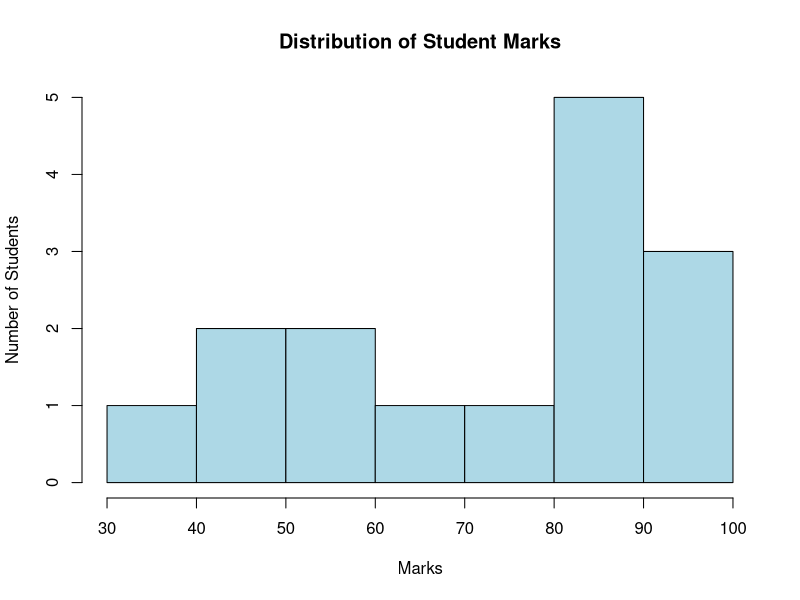
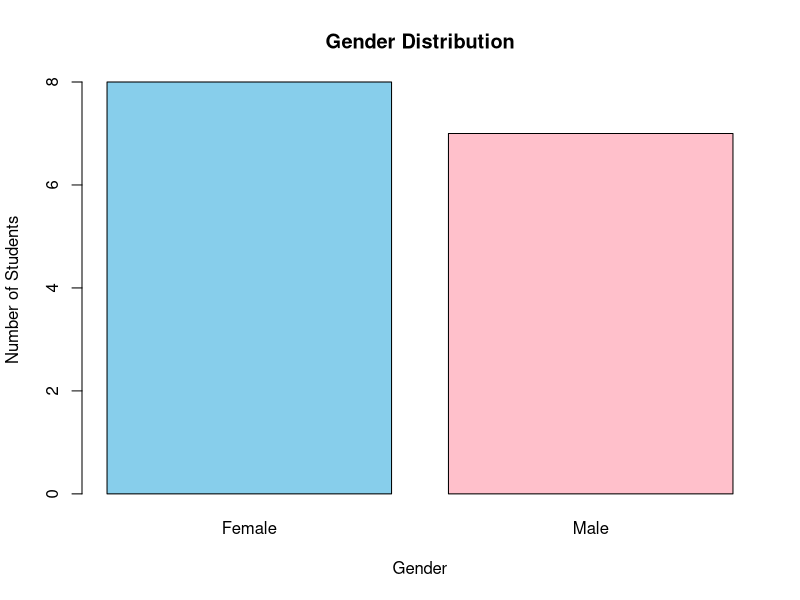
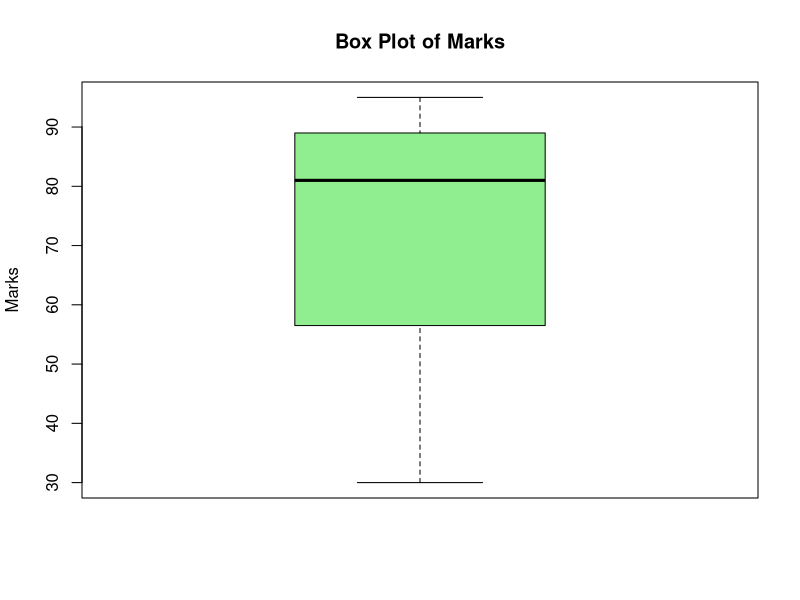
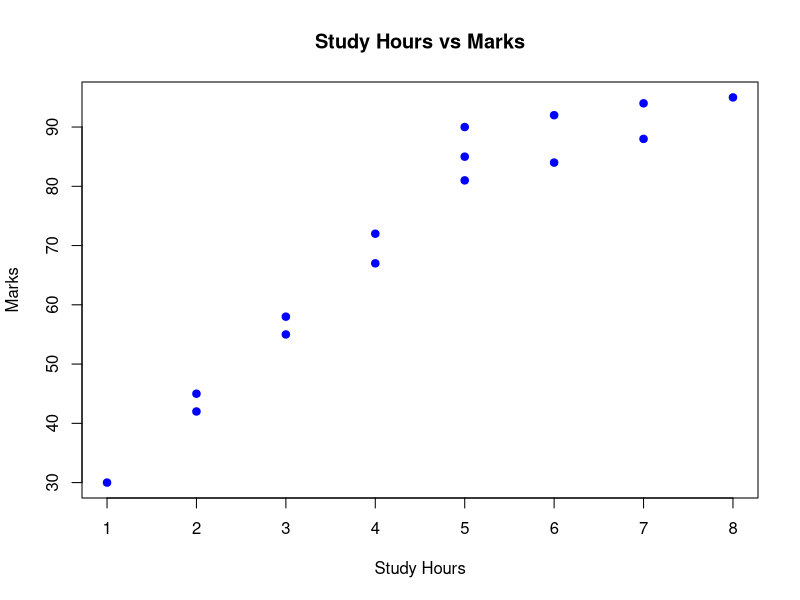
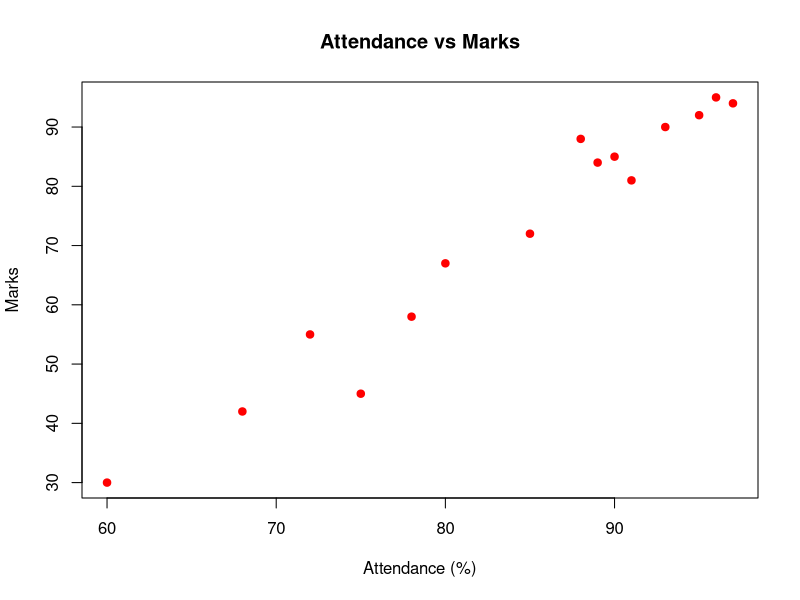

Source code (R) for these figures, in order:

# Name: Mokshasri Bellamkonda
# Roll No: 04
# Div: B

# EXPERIMENT NO. 6
# Perform Exploratory Data Analysis (EDA)
# Using Summary Statistics and Data Visualization in R


# PART A: Create Dataset

students <- data.frame(
  Student = c("A", "B", "C", "D", "E", "F", "G", "H", "I", "J",
              "K", "L", "M", "N", "O"),
  
  Age = c(18, 19, 18, 20, 19, 21, 20, 18, 22, 19,
          20, 21, 18, 22, 19),
  
  Gender = c("Male", "Female", "Female", "Male", "Female",
             "Male", "Female", "Male", "Female", "Male",
             "Female", "Male", "Female", "Male", "Female"),
  
  StudyHours = c(5, 2, 4, 1, 6, 7, 3, 5, 8, 4,
                 6, 2, 5, 7, 3),
  
  Attendance = c(90, 75, 85, 60, 95, 88, 72, 91, 96, 80,
                 89, 68, 93, 97, 78),
  
  Marks = c(85, 45, 72, 30, 92, 88, 55, 81, 95, 67,
            84, 42, 90, 94, 58),
  
  AssignmentScore = c(88, 50, 75, 35, 95, 85, 60, 82, 96, 70,
                      86, 45, 91, 93, 62)
)


# PART B: Basic EDA Commands

# Display first six records
head(students)

# Display last six records
tail(students)

# Display dataset structure
str(students)

# Display summary statistics
summary(students)

# Display dimensions
dim(students)

# Display column names
names(students)


# PART C: Calculate Descriptive Statistics

# Mean of Marks
mean(students$Marks)

# Median of Marks
median(students$Marks)

# Standard Deviation of Marks
sd(students$Marks)

# Minimum Marks
min(students$Marks)

# Maximum Marks
max(students$Marks)

# Mean of Age
mean(students$Age)

# Mean of Attendance
mean(students$Attendance)

# Mean of Study Hours
mean(students$StudyHours)


# PART D: Frequency Distribution

# Gender Frequency
table(students$Gender)

# Age Frequency
table(students$Age)


# PART E: Histogram of Marks

hist(students$Marks,
     main = "Distribution of Student Marks",
     xlab = "Marks",
     ylab = "Number of Students",
     col = "lightblue",
     border = "black")


# PART F: Bar Chart of Gender

barplot(table(students$Gender),
        main = "Gender Distribution",
        xlab = "Gender",
        ylab = "Number of Students",
        col = c("skyblue", "pink"))


# PART G: Box Plot of Marks

boxplot(students$Marks,
        main = "Box Plot of Marks",
        ylab = "Marks",
        col = "lightgreen")


# PART H: Study Hours vs Marks

plot(students$StudyHours,
     students$Marks,
     main = "Study Hours vs Marks",
     xlab = "Study Hours",
     ylab = "Marks",
     col = "blue",
     pch = 19)


# PART I: Attendance vs Marks

plot(students$Attendance,
     students$Marks,
     main = "Attendance vs Marks",
     xlab = "Attendance (%)",
     ylab = "Marks",
     col = "red",
     pch = 19)


# PART J: Correlation Analysis

# Correlation between Study Hours and Marks
cor(students$StudyHours, students$Marks)

# Correlation between Attendance and Marks
cor(students$Attendance, students$Marks)


# PART K: Check Missing Values

sum(is.na(students))

colSums(is.na(students))


# RESULT

cat("\nExperiment No. 6 Completed Successfully\n")
cat("Name: Mokshasri Bellamkonda\n")
cat("Roll No: 04\n")
cat("Division: B\n")
cat("EDA and Data Visualization Completed Successfully\n")
